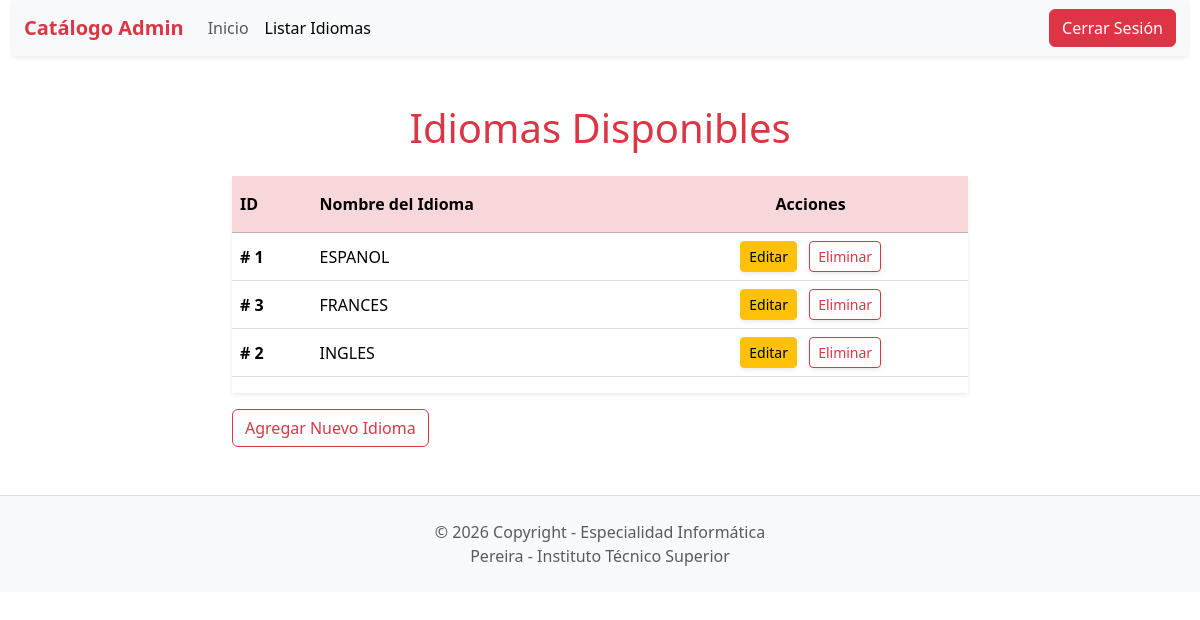
Screenshot of /idioma_listar.php (signed in) with the database file from the repository.
### tables this page shows
CREATE TABLE IF NOT EXISTS `idioma` (
  `id` int(11) NOT NULL AUTO_INCREMENT,
  `idioma` varchar(50) NOT NULL,
  PRIMARY KEY (`id`)
);

### idioma_listar.php (the view, shortened to what this page needs)
<?php
    $idCone = conexion();
    $sql = "SELECT * FROM idioma ORDER BY idioma";
    $query = mysqli_query($idCone, $sql);
?>
<!doctype html>
<html lang="es">
  <head>
    <link href="https://cdn.jsdelivr.net/npm/bootstrap@5.3.8/dist/css/bootstrap.min.css" rel="stylesheet">
  </head>
  <body>
    <div class="container-fluid">
        <nav class="navbar navbar-expand-lg bg-body-tertiary shadow-sm">
            <div class="container-fluid">
                <a class="navbar-brand text-danger fw-bold" href="administrador.php">Catálogo Admin</a>
                <div class="collapse navbar-collapse">
                    <ul class="navbar-nav me-auto">
                        <li class="nav-item"><a class="nav-link" href="administrador.php">Inicio</a></li>
                        <li class="nav-item"><a class="nav-link active" href="idioma_listar.php">Listar Idiomas</a></li>
                    </ul>
                    <a class="btn btn-danger" href="cerrar_sesion.php">Cerrar Sesión</a>
                </div>
            </div>
        </nav>
    </div>
    <div class="container mt-5">
        <h1 class="text-center text-danger mb-4">Idiomas Disponibles</h1>
        <div class="row justify-content-center">
            <div class="col-md-8">
                <div class="table-responsive shadow-sm">
                    <table class="table table-hover align-middle">
                        <thead class="table-danger">
                            <tr>
                                <th scope="col" class="py-3">ID</th>
                                <th scope="col" class="py-3">Nombre del Idioma</th>
                                <th scope="col" class="py-3 text-center">Acciones</th>
                            </tr>
                        </thead>
                        <tbody>
                            <?php while($row = mysqli_fetch_array($query)): ?>
                            <tr>
                                <td class="fw-bold"># <?php echo $row['id']; ?></td>
                                <td class="text-uppercase"><?php echo $row['idioma']; ?></td>
                                <td class="text-center">
                                    <a href="idioma_modificar.php?id=<?php echo $row['id']; ?>"
                                    class="btn btn-warning btn-sm shadow-sm me-2">
                                        <i class="bi bi-pencil-square"></i> Editar
                                    </a>
                                    <a href="idioma_eliminar.php?id=<?php echo $row['id']; ?>"
                                    class="btn btn-outline-danger btn-sm shadow-sm">
                                        <i class="bi bi-trash"></i> Eliminar
                                    </a>
                                </td>
                            </tr>
                            <?php endwhile; ?>
                        </tbody>
                    </table>
                </div>
                <div class="mt-3">
                    <a href="idioma_crear.php" class="btn btn-outline-danger">Agregar Nuevo Idioma</a>
                </div>
            </div>
        </div>
    </div>
    <footer class="page-footer font-small mt-5 bg-light border-top">
        <div class="footer-copyright text-center py-4 text-muted">
            © <?php echo date('Y')." Copyright - Especialidad Informática";?>
            <br>
            Pereira - Instituto Técnico Superior
        </div>
    </footer>
  </body>
</html>

### rows the page displays
idioma: id "1", idioma "ESPANOL"
idioma: id "3", idioma "FRANCES"
idioma: id "2", idioma "INGLES"
